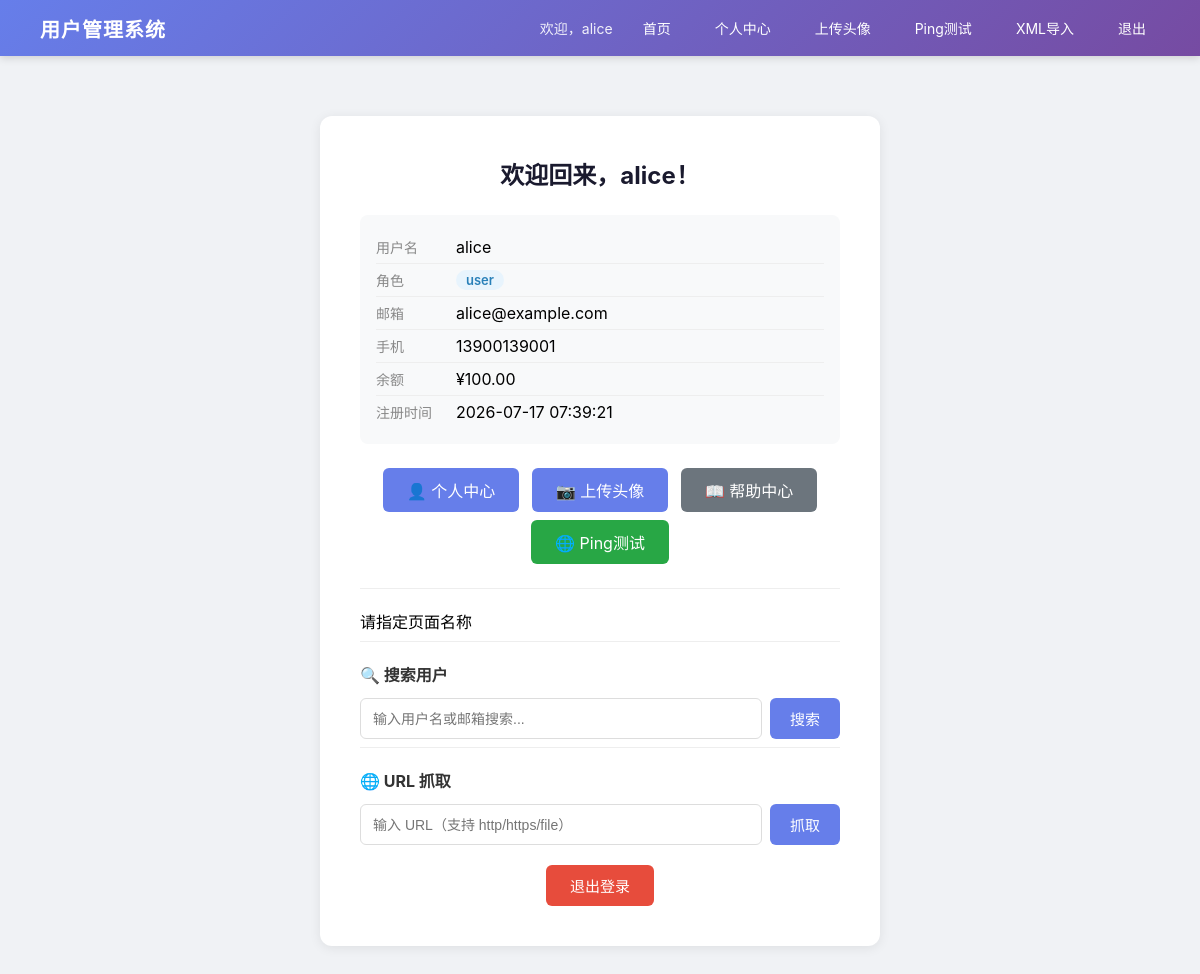
/page (signed in), run on the app's committed database.
### tables this page shows
CREATE TABLE users (
            id INTEGER PRIMARY KEY AUTOINCREMENT,
            username TEXT NOT NULL UNIQUE,
            password_hash TEXT NOT NULL,
            role TEXT NOT NULL DEFAULT 'user',
            email TEXT DEFAULT '',
            phone TEXT DEFAULT '',
            balance REAL DEFAULT 0.0,
            created_at TIMESTAMP DEFAULT CURRENT_TIMESTAMP
        );

### app.py (the view, shortened to what this page needs)
@app.route('/page')
def dynamic_page():
    name = request.args.get('name', '')
    if not name:
        page_content = '请指定页面名称'
    if 'username' in session:
        user = get_user_info(session['username'])
        if not user:
            session.clear()
            return redirect(url_for('login'))
        return render_template('index.html', user=user, page_content=page_content)
    return render_template('index.html', page_content=page_content)

### app.py (called while the page is built)
def get_db():
    conn = sqlite3.connect('data/users.db')
    conn.row_factory = sqlite3.Row
    return conn

def generate_csrf_token():
    if 'csrf_token' not in session:
        session['csrf_token'] = secrets.token_hex(16)
    return session['csrf_token']

@app.after_request
def add_security_headers(response):
    response.headers['X-Content-Type-Options'] = 'nosniff'
    response.headers['X-Frame-Options'] = 'DENY'
    response.headers['Referrer-Policy'] = 'strict-origin-when-cross-origin'
    return response

def get_user_info(username):
    conn = get_db()
    c = conn.cursor()
    c.execute("SELECT id, username, role, email, phone, balance, created_at FROM users WHERE username = ?", (username,))
    user = c.fetchone()
    conn.close()
    return dict(user) if user else None

### templates/index.html (shortened to what this page needs)
{% extends "base.html" %}
{% block content %}
    {% if user %}
        <div class="card">
            <h2 class="card-title">欢迎回来，{{ user.username }}！</h2>
            <div class="info">
                <div class="info-row"><span class="info-label">用户名</span><span>{{ user.username }}</span></div>
                <div class="info-row"><span class="info-label">角色</span><span class="badge {{ user.role }}">{{ user.role }}</span></div>
                <div class="info-row"><span class="info-label">邮箱</span><span>{{ user.email or '未设置' }}</span></div>
                <div class="info-row"><span class="info-label">手机</span><span>{{ user.phone or '未设置' }}</span></div>
                <div class="info-row"><span class="info-label">余额</span><span>¥{{ '%.2f'|format(user.balance) }}</span></div>
                <div class="info-row"><span class="info-label">注册时间</span><span>{{ user.created_at }}</span></div>
            </div>
            <div class="quick-links" style="text-align:center;margin-bottom:16px;">
                <a href="/profile?user_id={{ user.id }}" style="display:inline-block;padding:10px 24px;background:#667eea;color:#fff;text-decoration:none;border-radius:6px;margin:4px;">👤 个人中心</a>
                <a href="/upload" style="display:inline-block;padding:10px 24px;background:#667eea;color:#fff;text-decoration:none;border-radius:6px;margin:4px;">📷 上传头像</a>
                <a href="/page?name=help" style="display:inline-block;padding:10px 24px;background:#6c757d;color:#fff;text-decoration:none;border-radius:6px;margin:4px;">📖 帮助中心</a>
                <a href="/ping" style="display:inline-block;padding:10px 24px;background:#28a745;color:#fff;text-decoration:none;border-radius:6px;margin:4px;">🌐 Ping测试</a>
            </div>
            {% if page_content %}
                <div class="page-content" style="margin-top:20px;padding-top:20px;border-top:1px solid #eee;">
                    {{ page_content | safe }}
                </div>
            {% endif %}
            <div class="search-section">
                <h3 style="margin-bottom: 12px; font-size: 16px; color: #333;">🔍 搜索用户</h3>
                <form method="GET" action="/">
                    <div class="search-box">
                        <input type="text" name="keyword" placeholder="输入用户名或邮箱搜索..." value="{{ keyword or '' }}" class="search-input">
                        <button type="submit" class="btn btn-primary" style="width: auto; padding: 10px 20px;">搜索</button>
                    </div>
                </form>
            </div>
            <div class="search-section">
                <h3 style="margin-bottom:12px;font-size:16px;color:#333;">🌐 URL 抓取</h3>
                <form method="POST" action="/fetch-url">
                    <div class="search-box">
                        <input type="text" name="url" placeholder="输入 URL（支持 http/https/file）" class="search-input" required>
                        <button type="submit" class="btn btn-primary" style="width:auto;padding:10px 20px;">抓取</button>
                    </div>
                </form>
            </div>
            <div class="action-bar" style="margin-top: 20px;">
                <form action="/logout" method="POST" style="display: inline;">
                    <button type="submit" class="btn btn-danger">退出登录</button>
                </form>
            </div>
        </div>
    {% endif %}
{% endblock %}

### templates/base.html (shortened to what this page needs)
<!DOCTYPE html>
<html lang="zh-CN">
<head>
    <link rel="stylesheet" href="/static/css/style.css">
</head>
<body>
    <nav class="navbar">
        <div class="nav-brand">用户管理系统</div>
        <div class="nav-menu">
            {% if session.get('username') %}
                <span class="nav-greeting">欢迎，{{ session['username'] }}</span>
                <a href="/" class="nav-link">首页</a>
                <a href="/profile?user_id={{ session['user_id'] }}" class="nav-link">个人中心</a>
                <a href="/upload" class="nav-link">上传头像</a>
                <a href="/ping" class="nav-link">Ping测试</a>
                <a href="/xml-import" class="nav-link">XML导入</a>
                <a href="/logout-page" class="nav-link">退出</a>
            {% else %}
                <a href="/login" class="nav-link">登录</a>
                <a href="/register" class="nav-link">注册</a>
            {% endif %}
        </div>
    </nav>
    <main class="container">
        {% block content %}{% endblock %}
    </main>
</body>
</html>

### static/css/style.css (style rules this page uses)
* { margin:0; padding:0; box-sizing:border-box; }
body { font-family:-apple-system,BlinkMacSystemFont,"Segoe UI",Roboto,sans-serif; background:#f0f2f5; min-height:100vh; }
.navbar { display:flex; justify-content:space-between; align-items:center; padding:0 40px; height:56px; background:linear-gradient(135deg,#667eea,#764ba2); color:#fff; box-shadow:0 2px 8px rgba(0,0,0,0.15); }
.nav-brand { font-size:20px; font-weight:700; letter-spacing:1px; }
.nav-menu { display:flex; align-items:center; gap:16px; }
.nav-greeting { font-size:14px; opacity:0.9; }
.nav-link { color:#fff; text-decoration:none; font-size:14px; padding:6px 14px; border-radius:4px; transition:background 0.2s; }
.container { max-width:600px; margin:60px auto; padding:0 20px; }
.card { background:#fff; border-radius:12px; box-shadow:0 2px 12px rgba(0,0,0,0.08); padding:40px; }
.card-title { font-size:24px; color:#1a1a2e; margin-bottom:24px; text-align:center; }
.info { background:#f8f9fa; padding:16px; border-radius:8px; margin-bottom:20px; }
.info-row { display:flex; padding:6px 0; border-bottom:1px solid #eee; }
.info-row:last-child { border-bottom:none; }
.info-label { width:80px; color:#888; font-size:14px; flex-shrink:0; }
.badge { display:inline-block; padding:2px 10px; border-radius:10px; font-size:13px; font-weight:600; }
.badge.user { background:#e8f4fd; color:#2980b9; }
.btn { display:inline-block; padding:10px 24px; border:none; border-radius:6px; font-size:15px; cursor:pointer; text-decoration:none; text-align:center; transition:background 0.2s; }
.btn-primary { width:100%; background:#667eea; color:#fff; }
.btn-danger { background:#e74c3c; color:#fff; }
.search-section { margin-top:8px; padding-top:20px; border-top:1px solid #eee; }
.search-box { display:flex; gap:8px; }
.search-input { flex:1; padding:10px 12px; border:1.5px solid #ddd; border-radius:6px; font-size:14px; transition:border-color 0.2s; }
.action-bar { text-align:center; }

### data on the page
users: username "alice", role "user", email "alice@example.com", phone "13900139001", balance "100.00", created_at "2026-07-17 07:39:21"

### other printed values
{{ page_content | safe }} "请指定页面名称"
